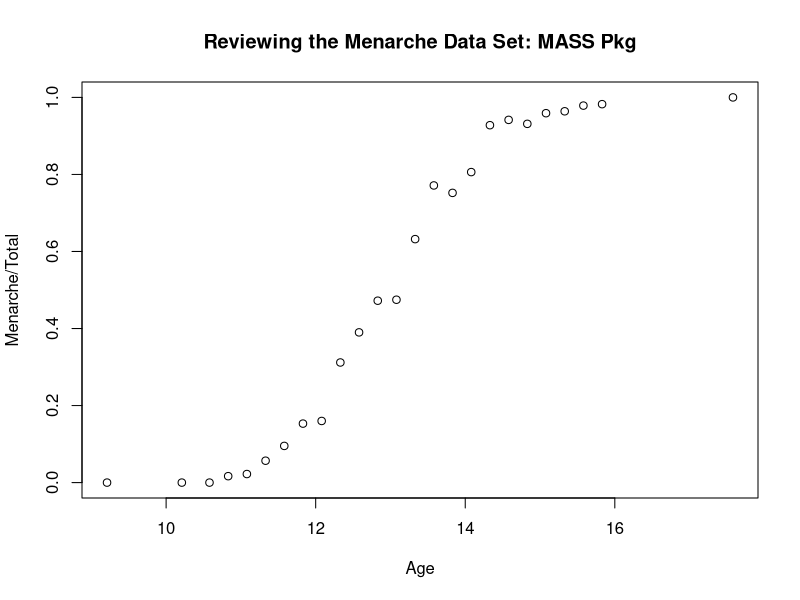
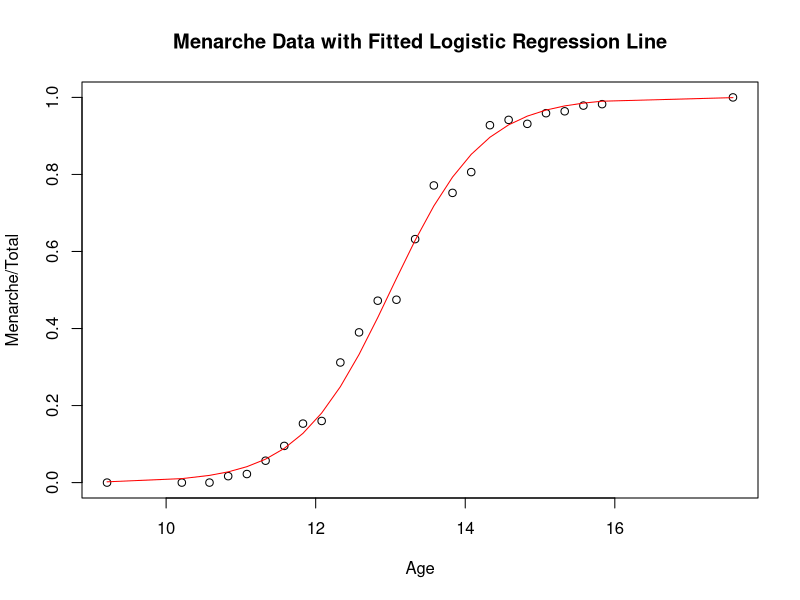

Reproduce these figures in R, in order.
# Experimenting with logistic regression - one numerical predictor
# October 10, 2013

# In the "MASS" library there is a data set called "menarche" (Milicer, H. and Szczotka, F., 
# 1966, Age at Menarche in Warsaw girls in 1965, Human Biology, 38, 199-203), in which there are 
# three variables: "Age" (average age of age homogeneous groups of girls), "Total" 
# (number of girls in each group), and "Menarche" (number of girls in the group who have 
# reached menarche).

library("MASS") # Let's look at the MASS library
data(menarche) # Grab the data menarche
str(menarche)
summary(menarche) # Generate a summary of the data

# Let's generate a plot of the data
png('c:/Users/Nate/Git/riemann/logistic_regression_menarche_plot.png')
plot(Menarche/Total ~ Age, 
     data=menarche,
     main = "Reviewing the Menarche Data Set: MASS Pkg")
dev.off()

# From the graph at right, it appears a logistic fit is called for here. 
# The fit would be done this way...
glm.out = glm(cbind(Menarche, Total-Menarche) ~ Age, family=binomial(logit), data=menarche)

# Some commentary. Firstly, glm( ) is the function used to do generalized linear models.
# With "family=" set to "binomial" with a "logit" link, glm( ) produces a logistic regression. 
# Because we are using glm( ) with binomial errors in the response variable, the ordinary 
# assumptions of least squares linear regression (normality and homoscedasticity) don't apply. 
# Second, our data frame does not contain a row for every case (i.e., every girl upon whom data 
# were collected). Therefore, we do not have a binary (0,1) coded response variable. This is not a problem! 
# If we feed glm( ) a table (or matrix) in which the first column is number of successes 
# and the second column is number of failures, R will take care of the coding for us. 
# In the above analysis, we made that table on the fly inside the model formula by binding "Menarche" 
# and "Total ??? Menarche" into the columns of a table using cbind( ).

# Lets look at how closely the fitted values from our logistic regression match the observed values...

png('c:/Users/Nate/Git/riemann/logistic_regression_menarche_plot_fitted.png')
plot(Menarche/Total ~ Age, data=menarche)
lines(menarche$Age, glm.out$fitted, type="l", col="red")
title(main="Menarche Data with Fitted Logistic Regression Line")
dev.off()

# Let's look more closely at the results
summary(glm.out)

# The following requests also produce useful results
glm.out$coef # Review the coefficients
glm.out$fitted # Review the fitted variables
glm.out$resid # Review the residuals
glm.out$effects # Review the effects
anova(glm.out) # Generate the analysis of variance output

# Recall that the response variable is log odds, so the coefficient of "Age" can be interpreted as 
# "for every one year increase in age the odds of having reached menarche 
# increase by ...

exp(1.632) # This is equal to 5.11

# To evaluate the overall performance of the model, look at the null deviance and residual 
# deviance near the bottom of the print out. Null deviance shows how well the response 
# is predicted by a model with nothing but an intercept (grand mean). This is essentially a 
# chi square value on 24 degrees of freedom, and indicates very little fit (a highly significant 
# difference between fitted values and observed values). Adding in our predictors--just "Age" 
# in this case--decreased the deviance by 3667 points on 1 degree of freedom. Again, this is 
# interpreted as a chi square value and indicates a highly significant decrease in deviance. 
# The residual deviance is 26.7 on 23 degrees of freedom. We use this to test the overall fit 
# of the model by once again treating this as a chi square value. A chi square of 26.7 on 23 
# degrees of freedom yields a p-value of 0.269. The null hypothesis (i.e., the model) is not 
# rejected. The fitted values are not significantly different from the observed values.